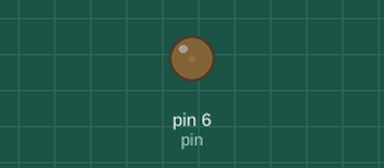
Recording of a sketch running on a simulated Arduino Nano, built with avr-gcc and run on an emulated ATmega328P. On the bench: output pins drawn as LEDs (lit = HIGH). What the sketch prints to the serial monitor is not drawn.

Above: at 0.05 s.
At 0.65 s:
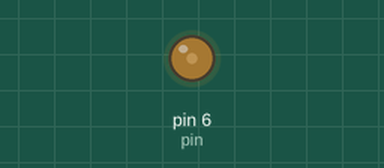
At 1.25 s:
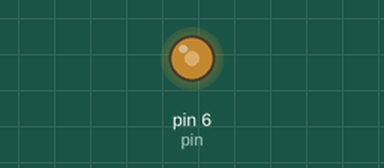
At 2.45 s:
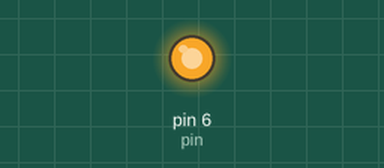
Timing chart, 0 to 5.6 s (numbered marks = the images above):
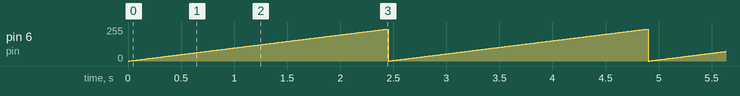

Measured:
- by itself, pin 6 (pin): ramps from 0/255 to 240/255 and jumps back, once every 2.4 s

The sketch:

PWM.ino
```cpp
/*
 Name:		PWM.ino
 Created:	20.04.2020 22:07:40
 Author:	Simon
*/
#include <Arduino.h>
#define pin 6
#define pwm 0
// the setup function runs once when you press reset or power the board
void setup() {
    pinMode(pin, OUTPUT);
    Serial.begin(9600);
}
int i = 0;
// the loop function runs over and over again until power down or reset
void loop() {

    analogWrite(pin, i);
    i++;
    if (i > 240) i = 0;
    delay(10);
    Serial.println(i);

}
```
